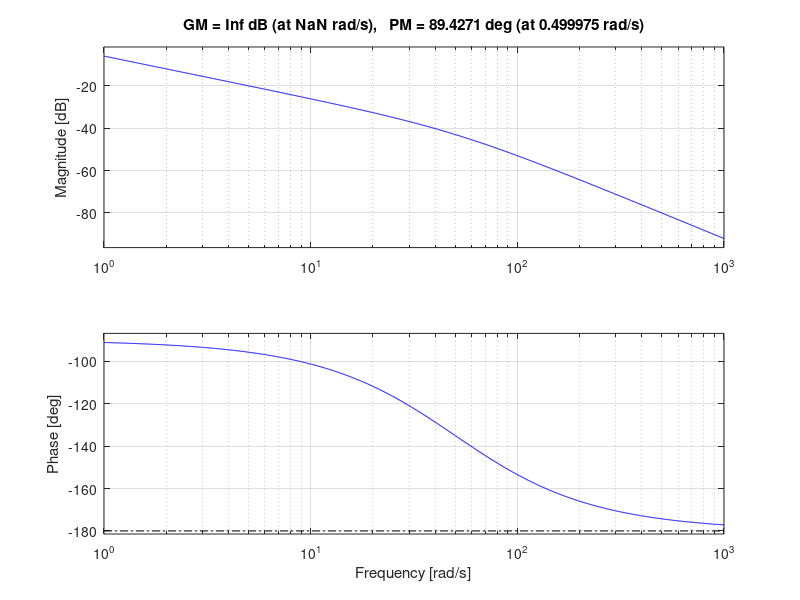

This figure's MATLAB source:
%%Frequency Response of 2nd order system
w=input('Enter the natural frequency');
e=input('Enter the damping ratio');
num=[w*w];
den=[1 2*e*w 0];
g=tf(num,den);
figure(1)
bode(g);
margin(g)
